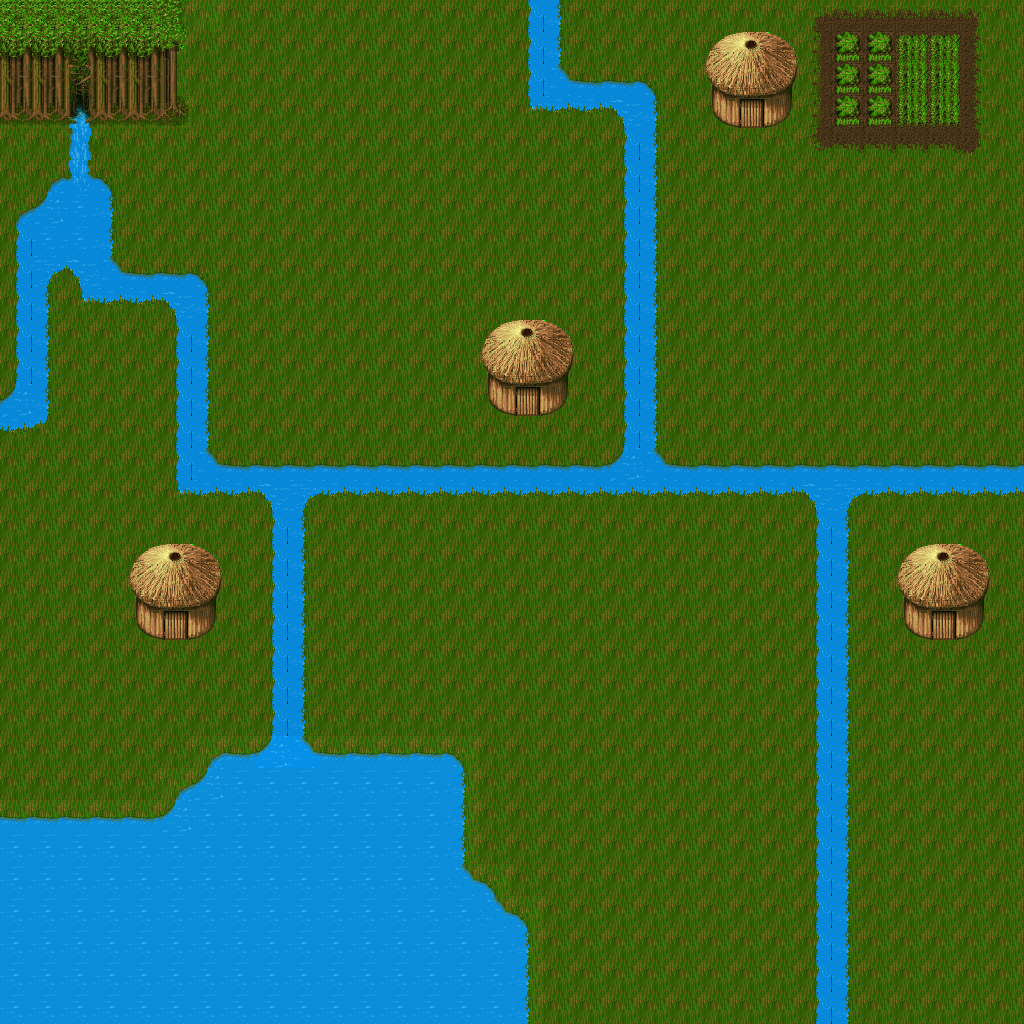

This is a level from a 2D game, rendered from its Tiled map with the project's own tilesets. A one-line summary and the map file follow, with tile-layer data summarised:
An orthogonal 32x32 tile map with 32x32 px tiles, 2 tile layers (Ground, Terrain), 2 tilesets.

<map version="1.0" orientation="orthogonal" renderorder="right-down" width="32" height="32" tilewidth="32" tileheight="32">
 <tileset firstgid="1" name="AllSeasons-Tileset" tilewidth="32" tileheight="32">
  <image source="AllSeasons.png" width="896" height="1385" />
 </tileset>
 <tileset firstgid="1205" name="City" tilewidth="32" tileheight="32">
  <image source="City.png" width="512" height="512" />
 </tileset>
 <layer name="Ground" width="32" height="32">
  <data>[1024 cells, 1024 non-empty, 25 distinct tile ids]</data>
 </layer>
 <layer name="Terrain" width="32" height="32">
  <data>[1024 cells, 206 non-empty, 32 distinct tile ids]</data>
 </layer>
</map>
